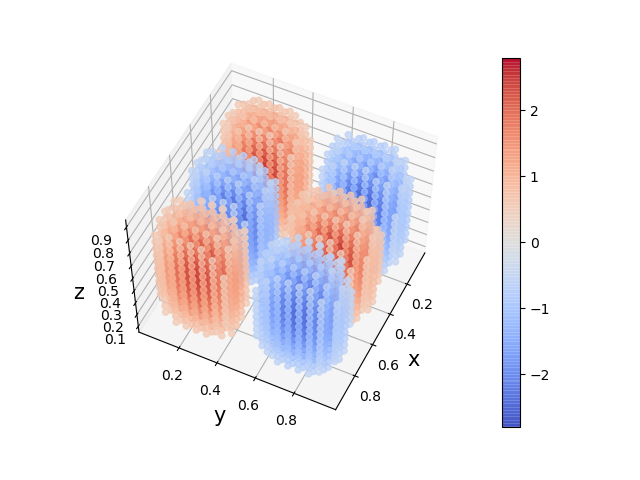

Write Python code to recreate this figure.
"""
量子力学での三次元量子箱で正方形領域の場合の波動関数のプロットです.
matplotlib,numpyが必要です.
"""

from mpl_toolkits.mplot3d import Axes3D
import matplotlib.pyplot as plt
import numpy as np

###量子数の入力
print("enter n,l and m")
n = list(map(int,input().split()))

###空間にプロットする数,30以上にすると多分カクつきます
PLOT_N = 20

fig = plt.figure()
ax = fig.add_subplot(111, projection='3d')

x = y = z = np.linspace(0,1,PLOT_N)
X,Y,Z = np.meshgrid(x,y,z)
PSI = np.sqrt(8)*np.sin(n[0]*np.pi*X)*np.sin(n[1]*np.pi*Y)*np.sin(n[2]*np.pi*Z)
PSI = np.reshape(PSI,PLOT_N**3)

if sum(n)>3:
    threshold = 0.5
    mask = (-threshold<PSI)&(PSI<threshold)
    PSI[mask] = np.nan

img = ax.scatter(X, Y, Z, c=PSI, cmap="coolwarm",alpha=0.8)
fig.colorbar(img)
ax.set_xlabel('x', fontsize=15)
ax.set_ylabel('y',fontsize=15)
ax.set_zlabel('z', fontsize=15)
plt.show()
